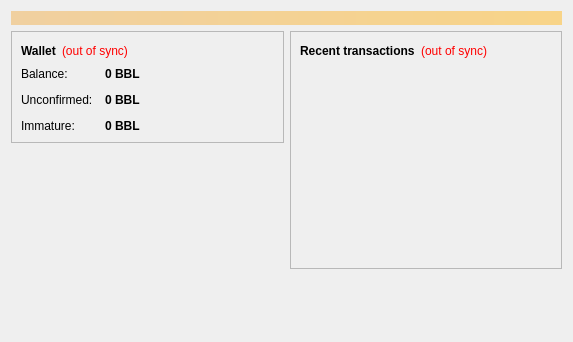
<?xml version="1.0" encoding="UTF-8"?>
<ui version="4.0">
 <class>OverviewPage</class>
 <widget class="QWidget" name="OverviewPage">
  <property name="geometry">
   <rect>
    <x>0</x>
    <y>0</y>
    <width>573</width>
    <height>342</height>
   </rect>
  </property>
  <property name="windowTitle">
   <string>Form</string>
  </property>
  <layout class="QVBoxLayout" name="topLayout">
   <item>
    <widget class="QLabel" name="labelAlerts">
     <property name="visible">
      <bool>false</bool>
     </property>
     <property name="styleSheet">
      <string notr="true">background-color: qlineargradient(x1: 0, y1: 0, x2: 1, y2: 0, stop:0 #F0D0A0, stop:1 #F8D488); color:#000000;</string>
     </property>
     <property name="wordWrap">
      <bool>true</bool>
     </property>
     <property name="margin">
      <number>3</number>
     </property>
    </widget>
   </item>
   <item>
    <layout class="QHBoxLayout" name="horizontalLayout" stretch="1,1">
     <item>
      <layout class="QVBoxLayout" name="verticalLayout_2">
       <item>
        <widget class="QFrame" name="frame">
         <property name="frameShape">
          <enum>QFrame::StyledPanel</enum>
         </property>
         <property name="frameShadow">
          <enum>QFrame::Raised</enum>
         </property>
         <layout class="QVBoxLayout" name="verticalLayout_4">
          <item>
           <layout class="QHBoxLayout" name="horizontalLayout_4">
            <item>
             <widget class="QLabel" name="label_5">
              <property name="font">
               <font>
                <weight>75</weight>
                <bold>true</bold>
               </font>
              </property>
              <property name="text">
               <string>Wallet</string>
              </property>
             </widget>
            </item>
            <item>
             <widget class="QLabel" name="labelWalletStatus">
              <property name="toolTip">
               <string>The displayed information may be out of date. Your wallet automatically synchronizes with the BitBlock network after a connection is established, but this process has not completed yet.</string>
              </property>
              <property name="styleSheet">
               <string notr="true">QLabel { color: red; }</string>
              </property>
              <property name="text">
               <string notr="true">(out of sync)</string>
              </property>
              <property name="alignment">
               <set>Qt::AlignLeading|Qt::AlignLeft|Qt::AlignVCenter</set>
              </property>
             </widget>
            </item>
            <item>
             <spacer name="horizontalSpacer_2">
              <property name="orientation">
               <enum>Qt::Horizontal</enum>
              </property>
              <property name="sizeHint" stdset="0">
               <size>
                <width>40</width>
                <height>20</height>
               </size>
              </property>
             </spacer>
            </item>
           </layout>
          </item>
          <item>
           <layout class="QFormLayout" name="formLayout_2">
            <property name="fieldGrowthPolicy">
             <enum>QFormLayout::AllNonFixedFieldsGrow</enum>
            </property>
            <property name="horizontalSpacing">
             <number>12</number>
            </property>
            <property name="verticalSpacing">
             <number>12</number>
            </property>
            <item row="0" column="0">
             <widget class="QLabel" name="label">
              <property name="text">
               <string>Balance:</string>
              </property>
             </widget>
            </item>
            <item row="0" column="1">
             <widget class="QLabel" name="labelBalance">
              <property name="font">
               <font>
                <weight>75</weight>
                <bold>true</bold>
               </font>
              </property>
              <property name="cursor">
               <cursorShape>IBeamCursor</cursorShape>
              </property>
              <property name="toolTip">
               <string>Your current balance</string>
              </property>
              <property name="text">
               <string notr="true">0 BBL</string>
              </property>
              <property name="textInteractionFlags">
               <set>Qt::LinksAccessibleByMouse|Qt::TextSelectableByKeyboard|Qt::TextSelectableByMouse</set>
              </property>
             </widget>
            </item>
            <item row="1" column="0">
             <widget class="QLabel" name="label_3">
              <property name="text">
               <string>Unconfirmed:</string>
              </property>
             </widget>
            </item>
            <item row="1" column="1">
             <widget class="QLabel" name="labelUnconfirmed">
              <property name="font">
               <font>
                <weight>75</weight>
                <bold>true</bold>
               </font>
              </property>
              <property name="cursor">
               <cursorShape>IBeamCursor</cursorShape>
              </property>
              <property name="toolTip">
               <string>Total of transactions that have yet to be confirmed, and do not yet count toward the current balance</string>
              </property>
              <property name="text">
               <string notr="true">0 BBL</string>
              </property>
              <property name="textInteractionFlags">
               <set>Qt::LinksAccessibleByMouse|Qt::TextSelectableByKeyboard|Qt::TextSelectableByMouse</set>
              </property>
             </widget>
            </item>
            <item row="2" column="0">
             <widget class="QLabel" name="labelImmatureText">
              <property name="text">
               <string>Immature:</string>
              </property>
             </widget>
            </item>
            <item row="2" column="1">
             <widget class="QLabel" name="labelImmature">
              <property name="font">
               <font>
                <weight>75</weight>
                <bold>true</bold>
               </font>
              </property>
              <property name="toolTip">
               <string>Mined balance that has not yet matured</string>
              </property>
              <property name="text">
               <string notr="true">0 BBL</string>
              </property>
              <property name="textInteractionFlags">
               <set>Qt::LinksAccessibleByMouse|Qt::TextSelectableByKeyboard|Qt::TextSelectableByMouse</set>
              </property>
             </widget>
            </item>
           </layout>
          </item>
         </layout>
        </widget>
       </item>
       <item>
        <spacer name="verticalSpacer">
         <property name="orientation">
          <enum>Qt::Vertical</enum>
         </property>
         <property name="sizeHint" stdset="0">
          <size>
           <width>20</width>
           <height>40</height>
          </size>
         </property>
        </spacer>
       </item>
      </layout>
     </item>
     <item>
      <layout class="QVBoxLayout" name="verticalLayout_3">
       <item>
        <widget class="QFrame" name="frame_2">
         <property name="frameShape">
          <enum>QFrame::StyledPanel</enum>
         </property>
         <property name="frameShadow">
          <enum>QFrame::Raised</enum>
         </property>
         <layout class="QVBoxLayout" name="verticalLayout">
          <item>
           <layout class="QHBoxLayout" name="horizontalLayout_2">
            <item>
             <widget class="QLabel" name="label_4">
              <property name="text">
               <string>&lt;b&gt;Recent transactions&lt;/b&gt;</string>
              </property>
             </widget>
            </item>
            <item>
             <widget class="QLabel" name="labelTransactionsStatus">
              <property name="toolTip">
               <string>The displayed information may be out of date. Your wallet automatically synchronizes with the BitBlock network after a connection is established, but this process has not completed yet.</string>
              </property>
              <property name="styleSheet">
               <string notr="true">QLabel { color: red; }</string>
              </property>
              <property name="text">
               <string notr="true">(out of sync)</string>
              </property>
              <property name="alignment">
               <set>Qt::AlignRight|Qt::AlignTrailing|Qt::AlignVCenter</set>
              </property>
             </widget>
            </item>
            <item>
             <spacer name="horizontalSpacer">
              <property name="orientation">
               <enum>Qt::Horizontal</enum>
              </property>
              <property name="sizeHint" stdset="0">
               <size>
                <width>40</width>
                <height>20</height>
               </size>
              </property>
             </spacer>
            </item>
           </layout>
          </item>
          <item>
           <widget class="QListView" name="listTransactions">
            <property name="styleSheet">
             <string notr="true">QListView { background: transparent; }</string>
            </property>
            <property name="frameShape">
             <enum>QFrame::NoFrame</enum>
            </property>
            <property name="verticalScrollBarPolicy">
             <enum>Qt::ScrollBarAlwaysOff</enum>
            </property>
            <property name="horizontalScrollBarPolicy">
             <enum>Qt::ScrollBarAlwaysOff</enum>
            </property>
            <property name="selectionMode">
             <enum>QAbstractItemView::NoSelection</enum>
            </property>
           </widget>
          </item>
         </layout>
        </widget>
       </item>
       <item>
        <spacer name="verticalSpacer_2">
         <property name="orientation">
          <enum>Qt::Vertical</enum>
         </property>
         <property name="sizeHint" stdset="0">
          <size>
           <width>20</width>
           <height>40</height>
          </size>
         </property>
        </spacer>
       </item>
      </layout>
     </item>
    </layout>
   </item>
  </layout>
 </widget>
 <resources/>
 <connections/>
</ui>
